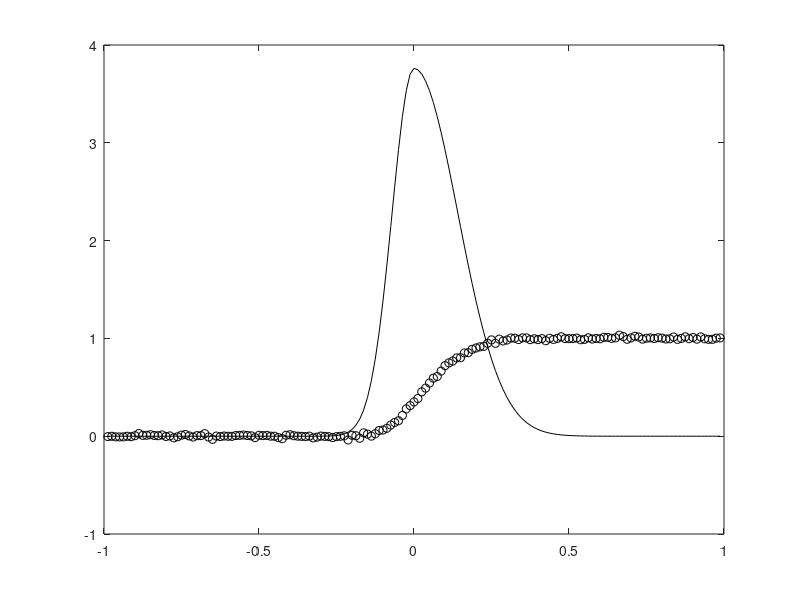

This figure's MATLAB source: (Note: this script raises an error after producing the figure.)
%  
%  RTO for positivity constrainted kernel reconstruction. We use the
%  exponential transformation x=exp(u) and prior
%  p(u|del) \propto exp(-del/2*||Du||_2^2), where D is the 1D difference 
%  matrix, to obtain the posterior density function.
%
%  p(u|b,lam,del)\propto exp(-\lam/2*||A*exp(u)-b||^2-del/2||D*u||_2^2)
%
%  Once the samples are computed, the sample mean is used as an estimator 
%  of the natural log of the unknown image and empirical quantiles are used 
%  to compute 95% credibility intervals for every unknown. 
%
%  The Geweke test is used to determine whether the chain, after burnin, 
%  is in equilibrium, and the integrated auto correlated time and essential 
%  sample size are estimated as described in Chapter 5. 
% 
%  written by John Bardsley 2017.
%
%  This code was used to generate figures in Chapter 6. 
clear all, close all
path(path,'../Functions');
clear all, close all
n      = 80; % No. of grid points
h      = 1/n;
N      = 2*n-1;
A      = tril(ones(N,N))*h;
%
% Next, set up true solution x_true and generate data b = A*x_true + error.
t      = [-1+h:h:1-h]';
sig1   = .1; % Kernel width parameter, left-half
kernelleft = exp(-(t(1:n)).^2/sig1^2);
% Create the right-half of the non-symmetric kernel
sig2   = .2; % Kernel width parameter, right-half
kernelright = exp(-(t(n+1:end)).^2/sig2^2);
% Create the normalized kernel
kernel = [kernelleft;kernelright];
kernel = kernel/sum(kernel)/h; % normalize kernel
x_true = kernel;
% Generate the data b = A*x_true + error.
Ax      = A*x_true;
[M,N]   = size(A);
err_lev = 2; % Percent error in data
sigma   = err_lev/100 * norm(Ax) / sqrt(M);
eta     =  sigma * randn(M,1);
b       = Ax + eta;
figure(1), 
  plot(t,x_true,'k',t,b,'ko')

%  Define the regularization matrix D'*D, where D is the discrete
%  derivative matrix with Neumann boundary conditions.
onesvec          = ones(N,1);
D                = (1/h^2)*spdiags([-onesvec 2*onesvec -onesvec],[-1 0 1],N,N);
D(1,1)           = 1/h^2; % Neumann left BC 
D(N,N)           = 1/h^2; % Neumann right BC
Nresid           = M + length(D(:,1));
% Compute the MAP estimator using the nonlinear transformation approach
p.A              = A;
p.lam            = 1/sigma^2; % true lambda
p.del            = 5e-5;      % hand-tuned delta
p.b              = b;
p.D              = D;
p.Q              = speye(Nresid);     % this is non-identity when we do RTO.
p.e              = zeros(Nresid,1);   % this is iid Gaussian when we do RTO.
u0               = zeros(N,1); % initial guess
[zMAP,rMAP,JMAP] = LevMar(u0,@(z)positivity_fun(z,p),0.001,1e-8,100);

% Plot the measurements and model fit.
figure(2) 
plot(t,exp(zMAP),'k-',t,x_true,'k--')
legend('exp(z_{MAP})','x_{true}')

%% Now, use RTO-MH to sample from the posterior distribution defined by
%              
%            p(x|b) \propto exp(-lam/2*||A(x)-b||^2-del/2*||D*x||^2).
%
nsamp    = 4000;
[Q,~]    = qr(JMAP,0);
p.Q      = Q;
p.Nrand  = Nresid;
[zchain,accept_rate] = RTO_MH(zMAP,@(z,p)positivity_fun(z,p),p,nsamp);
xchain   = exp(zchain);

% Visualize the MCMC chain
% Plot the sample mean and 95% credibility intervals for x.
xlims          = plims(xchain',[0.025,0.5,0.975]);
relative_error = norm(log(x_true)-xlims(2,:))/norm(log(x_true))
figure(3),
plot(t,x_true,'k',t,xlims(2,:),'--k',t,xlims(1,:),'-.k',t,xlims(3,:),'-.k')
legend('x_{true}','MCMC sample median','95% credibility bounds')
% Output for individual chains using sample_plot: ACF, IACT, Geweke test.
rng('shuffle')
index        = sort(randsample(N,3));
zchain_index = zchain(index,:);
names(1)     = string(['z_{',num2str(index(1)),'}'])
names(2)     = string(['z_{',num2str(index(2)),'}'])
names(3)     = string(['z_{',num2str(index(3)),'}'])
[tau,acf]    = sample_plot(zchain_index,names',4);
[~,nacf]     = size(acf);
% Plot autocorrelation function.
figure(7)
    plot(acf(1,1:nacf),'k'), hold on 
    plot(acf(2,1:nacf),'k--'), 
    plot(acf(3,1:nacf),'k-.'), hold off
axis([1,nacf,0,1])
title(['ACFs for z_{',num2str(index(1)),'}, z_{',num2str(index(2)),'}, and z_{',num2str(index(3)),'}']);
legend(['z_{',num2str(index(1)),'}: \tau_{\rm int}(z_{',num2str(index(1)),'})=',num2str(tau(1))],...
       ['z_{',num2str(index(2)),'}: \tau_{\rm int}(z_{',num2str(index(2)),'})=',num2str(tau(2))],...
       ['z_{',num2str(index(3)),'}: \tau_{\rm int}(z_{',num2str(index(3)),'})=',num2str(tau(3))])


